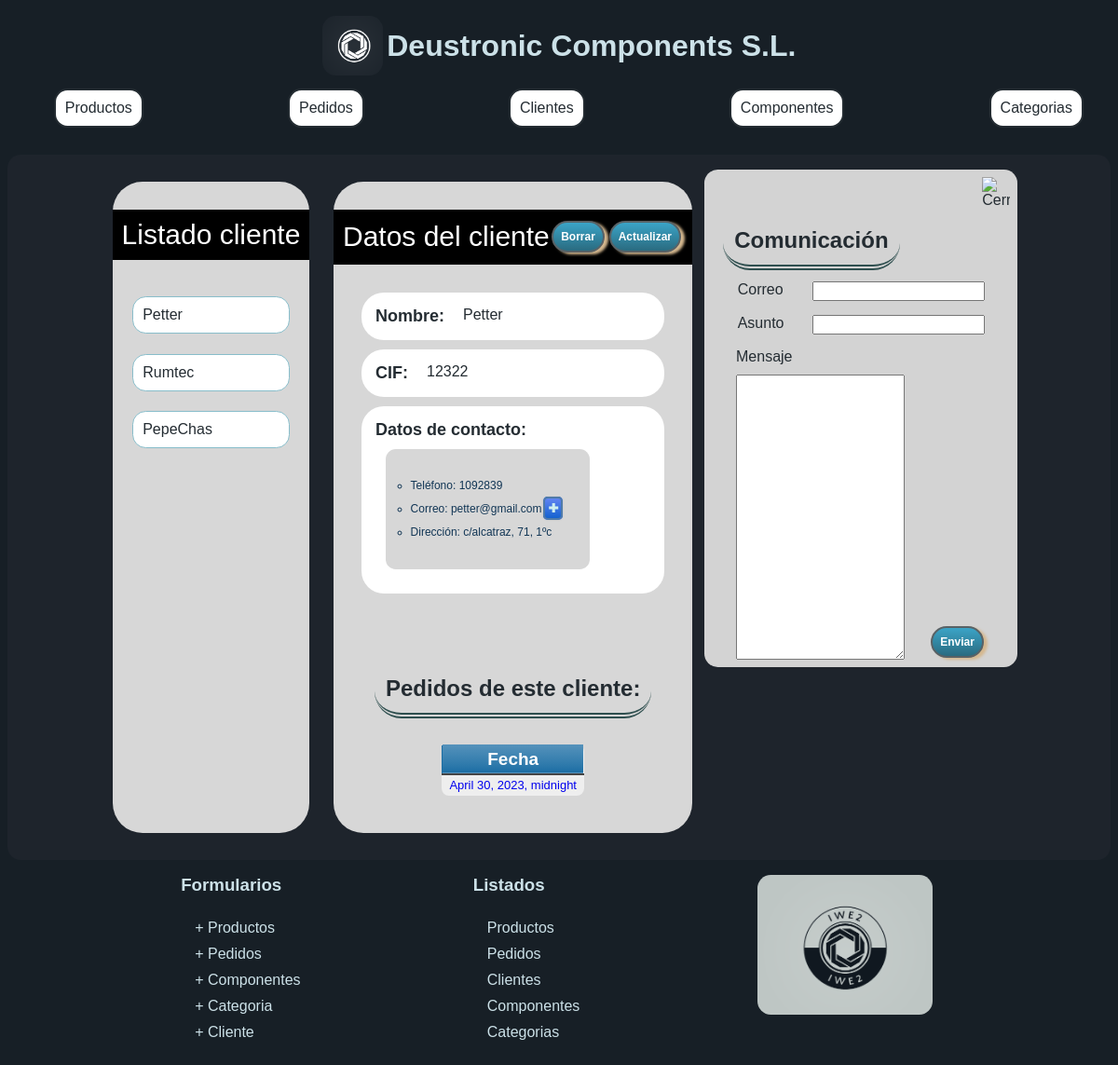
The page /appProyecto/clientes/1 on the database as committed earlier.
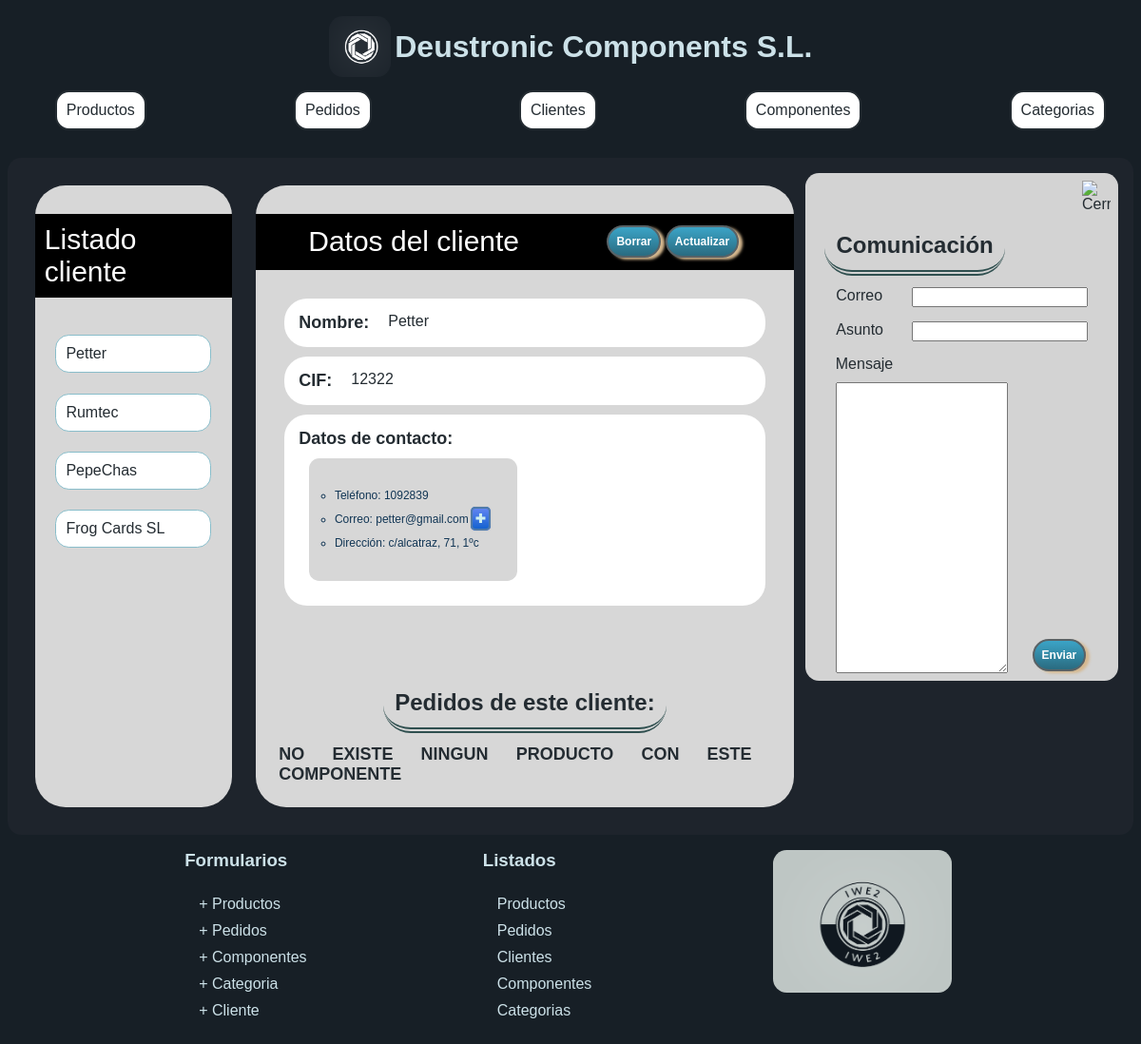
The same page on the database as committed later.
### appProyecto/models.py (models this page shows, shortened)
class Cliente(models.Model):
    cif = models.CharField(max_length=100, unique=True)
    nombre = models.CharField(max_length=100)
    direccion = models.CharField(max_length=200)
    telefono = models.CharField(max_length=30)
    email = models.EmailField(max_length=200)

class Pedido(models.Model):
    id_cliente = models.ForeignKey(Cliente, on_delete=models.CASCADE)
    fecha = models.DateTimeField('Fecha de creacion')
    precio = models.FloatField(default=0)
    producto = models.ManyToManyField(Producto, through="Cantidad")

### appProyecto/views.py (the view)
class ClienteDetailView(DetailView):
    model = Cliente
    def get_context_data(self, **kwargs):
        context = super().get_context_data(**kwargs)
        context['pedidos'] = self.object.pedido_set.all()
        context['listaTodos'] = Cliente.objects.all()
        return context

### appProyecto/templates/appProyecto/cliente_detail.html (shortened to what this page needs)
{% extends "detalle.html" %}
{% block elemListado %} cliente {% endblock %}
{% block urlElemento %}
<a href="{% url 'detalle cliente' p.pk %}">
  <li>{{ p.nombre }}</li>
</a>
{% endblock %}
{% block detalle %}
<div class="tituloProducto">
  Datos del cliente
  <div class="barraBtn">
    <a href="/appProyecto/clientes/{{cliente.id}}/delete/" class="button">
      Borrar
    </a>
    <a href="/appProyecto/clientes/{{cliente.id}}/update/" class="button">
      Actualizar
    </a>
  </div>
</div>
<div class="datosProducto">
  <div class="propiedadProducto">
    <div class="tituloPropiedad">Nombre:</div> {{ cliente.nombre}}
  </div>
  <div class="propiedadProducto">
    <div class="tituloPropiedad">CIF: </div> {{ cliente.cif}}
  </div>
  <div class="propiedadProducto columnaFlex">
    <div class="tituloPropiedad">
      Datos de contacto:</div>
    <div class="lista">
      <ul>
        <li>
          Teléfono: {{ cliente.telefono}}
        </li>
        <li>
          Correo: {{ cliente.email}}<a id="correoCliente" class="buttonAccion">✚</a>
        </li>
        <li>
          Dirección: {{ cliente.direccion}}
        </li>
      </ul>
    </div>
  </div>
</div>
<div class="tablasList">
  <h2>Pedidos de este cliente:</h2>
{% if pedidos %}
<table class="blueTable">
  <thead>
    <tr>
      <th>Fecha</th>
    </tr>
  </thead>
  <tbody>
    {% for p in pedidos %}
    <tr>
      <td>
        <a href="{% url 'detalle pedido' p.pk %}"> {{ p.fecha }} </a>
      </td>
    </tr>
    {% endfor %}
  </tbody>
</table>
{% else %}
<div class="tituloPropiedad"> NO EXISTE NINGUN PRODUCTO CON ESTE COMPONENTE</div>
{% endif %}
</div>
{% endblock %}
{% block accion %}
{% load static %}
<div class="botonCerrar">
  <img src="{% static 'imagenes/btnCerrar.png' %}" alt="Cerrar">
</div>
  <h2>Comunicación</h2>
  <form method="post" action="{% url 'enviar email' %}" class="emailCliente">
    <div class="fila">
      <label for="idCorreo">Correo</label>
      <input type="email" name="correo" id="idCorreo">
    </div>
    <div class="fila">
      <label for="idAsunto">Asunto</label>
      <input type="text" name="asunto" id="idAsunto">
    </div>
    <div class="columna">
      <label for="idMensaje">Mensaje</label>
      <textarea id="idMensaje" name="mensaje" rows="20"></textarea>
    </div>
    <button type="submit">Enviar</button>
  </form>
{% endblock %}

Rows that differ between the two databases and show on the page:
removed Pedido: fecha "April 30, 2023, midnight"
added Cliente: nombre "Frog Cards SL"
Other text that changed with them:
text no longer shown: "Fecha"
text now shown: "NO EXISTE NINGUN PRODUCTO CON ESTE COMPONENTE"
